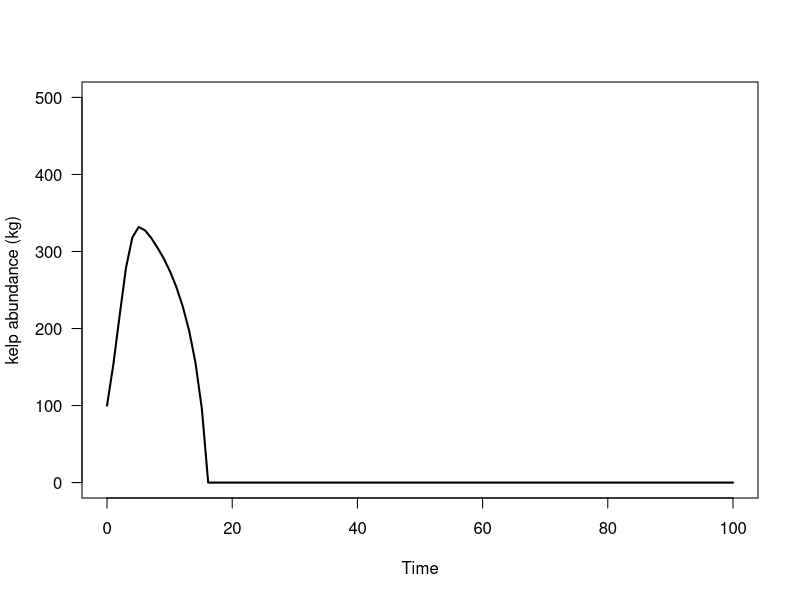
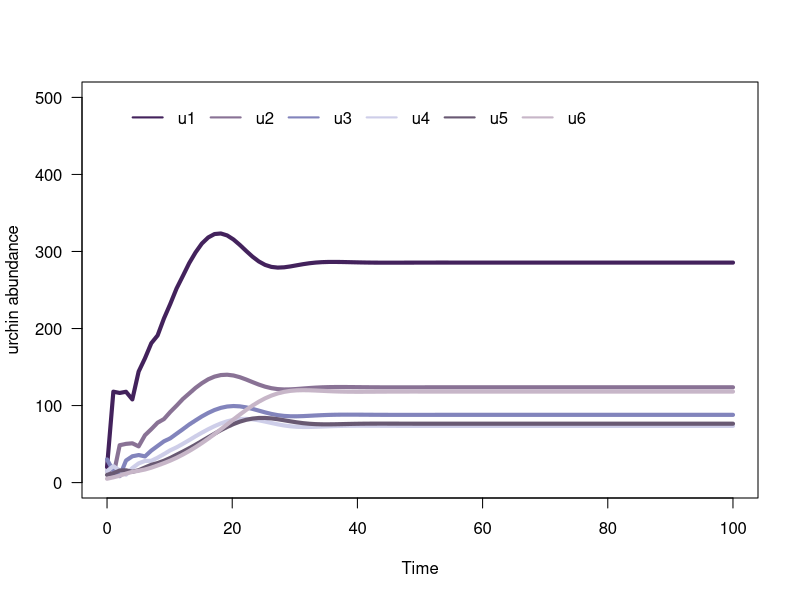
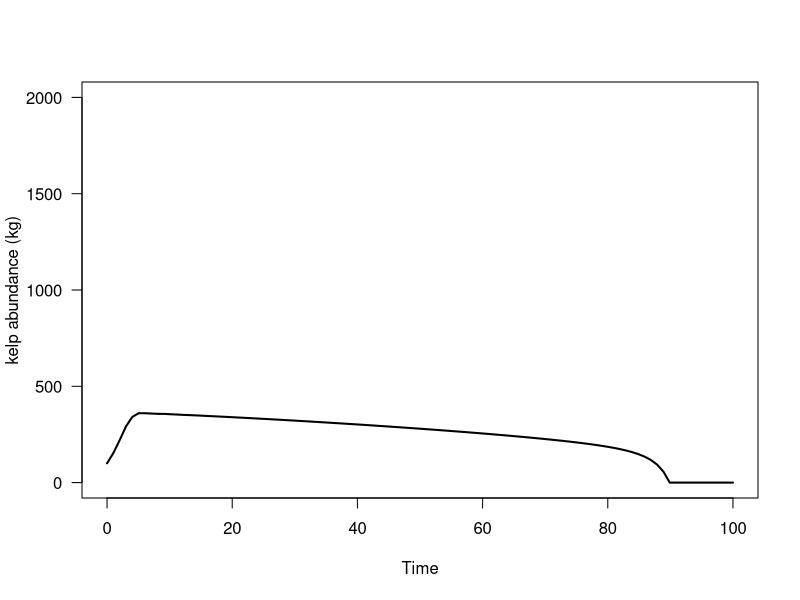
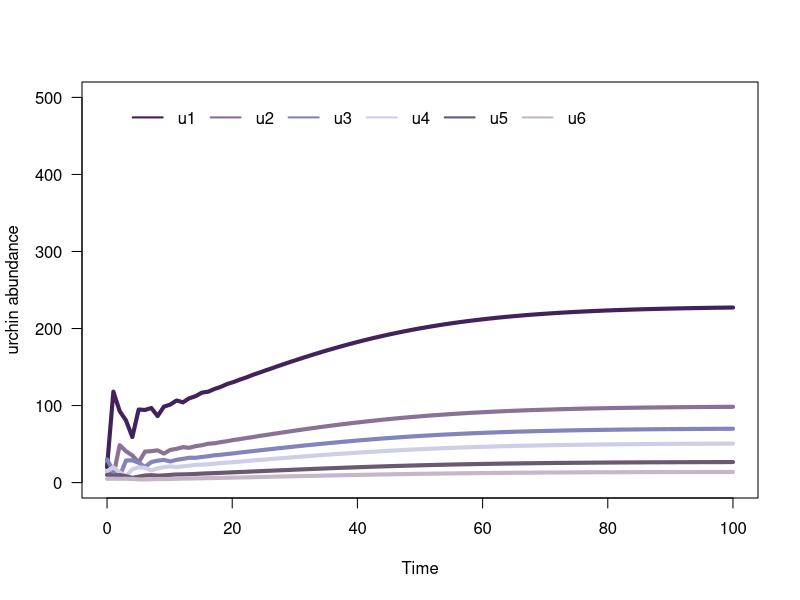
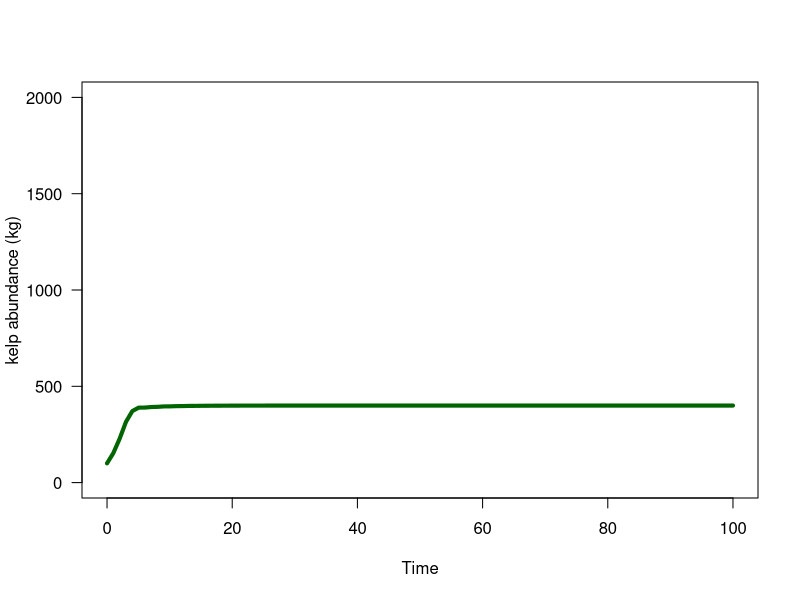
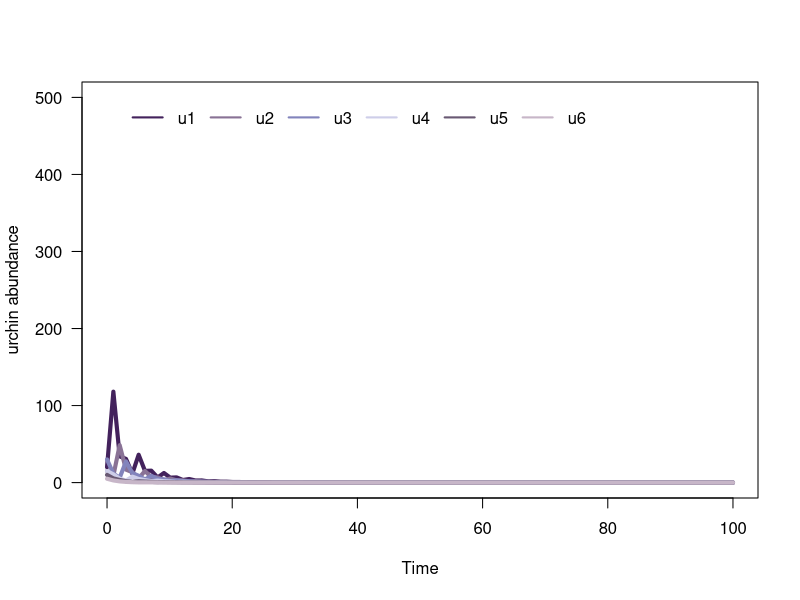
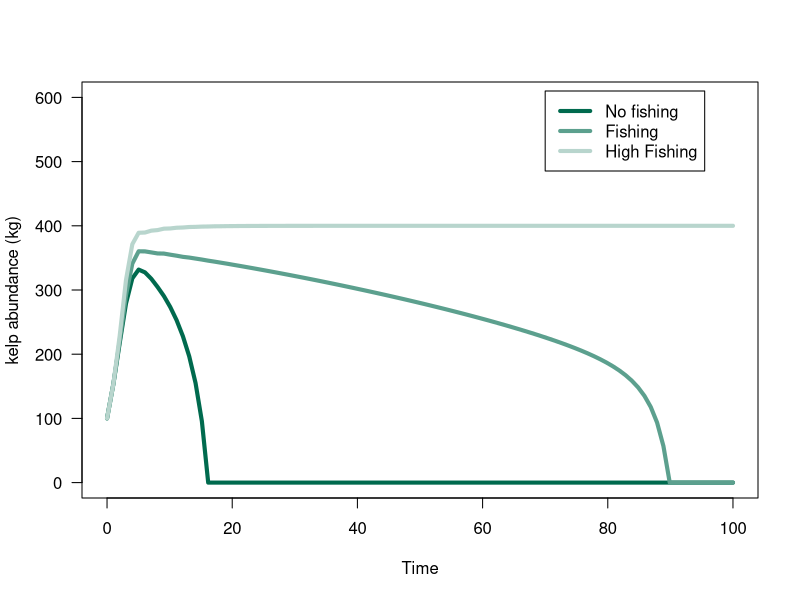

These charts were generated, in order, by the following R code:
#### Mae Rennick
##EEMB595CA
###FINAL Project Code
### Integrative approach to quantifying the conservation potential of urchin removal for kelp restoration



###############Parameters 

K<-400 #Max kelp 
u<-0 #harvest of kelp 
K_u<-400 #max urchins
Ro<-4.5 #growth rate 
a_1<-1.25# unknown regression parameter
a_2<-0.05 #unknown regression parameter
b_1<-.15 #unknown regression parameter
b_2<-0.05 #unknown regression parameter


gamma_1<-.99 #probability of surviving urchins in the N1 size class transitioning to the N2 size class
gamma_2<-.9 #probability of surviving urchins in the N2 size class transitioning to the N3 size class
gamma_3<-0.7 #probability of surviving urchins in the N3 size class transitioning to the N4 size class
gamma_4<-0.5 #probability of surviving urchins in the N4 size class transitioning to the N5 size class
gamma_5<-0.3 #probability of surviving urchins in the N5 size class transitioning to the N6 size class
gamma_6<-0.1 #probability of surviving urchins in the N6 size class dying


b<-.0032674 #consumption parameter from Rennick et al. in review (y intercept)
a<-.009645 #consumption parameter from Rennick et al. in review (slope)

c1<- (1.5*24*365*a)*0.001  #Consumption of urchins in the N1 size class kg/year
c2<- (2.5*24*365*a)*0.001  #Consumption of urchins in the N2 size class kg/year
c3<- (3.5*24*365*a)*0.001  #Consumption of urchins in the N3 size class kg/year
c4<- (4.5*24*365*a)*0.001  #Consumption of urchins in the N4 size class kg/year
c5<- (6.5*24*365*a)*0.001  #Consumption of urchins in the N5 size class kg/year
c6<- (7.5*24*365*a)*0.001  #Consumption of urchins in the N6 size class kg/year

tset <- seq(from = 0, to = 100, length.out = 100) #time steps


dr.simu <- NaN*tset; dr.simu[1] <- 1.6 #empty vector for dr simulation and initial value
dd.simu <- NaN*tset; dr.simu[1] <- 0.2 #empty vector for dd simulation and initial value
du.simu <- NaN*tset; dr.simu[1] <- 0.2 #empty vector for du simulation and initial value for kelp consumption


k.simu <- NaN*tset; k.simu[1] <- 100 #empty vector for k simulation and initial value for kelp
u1.simu <- NaN*tset; u1.simu[1] <- 20 #empty vector for u1 simulation and initial value of N1 urchins
u2.simu <- NaN*tset; u2.simu[1] <- 15 #empty vector for u2 simulation and initial value of N2 urchins
u3.simu <- NaN*tset; u3.simu[1] <- 30 #empty vector for u3 simulation and initial value of N3 urchins
u4.simu <- NaN*tset; u4.simu[1] <- 15 #empty vector for u4 simulation and initial value of N4 urchins
u5.simu <- NaN*tset; u5.simu[1] <- 10 #empty vector for u5 simulation and initial value of N5 urchins
u6.simu <- NaN*tset; u6.simu[1] <- 5 #empty vector for u6 simulation and initial value of N6 urchins


############### MODEL with No fishing #################################################################################################################################################################################################

Z_1<-.9 #annual probability of death+ fishing pressure for N1
Z_2<-.5 #annual probability of death+ fishing pressure for N2
Z_3<-.3 #annual probability of death+ fishing pressure for N3
Z_4<-.3 #annual probability of death+ fishing pressure for N4
Z_5<-.1 #annual probability of death+ fishing pressure for N5
Z_6<-.1 #annual probability of death+ fishing pressure for N6





for(i in 2:100){
  
  # calculate change in time
  dt <- tset[i] - tset[i-1]
  
  # store dummy variables
  dr<-dr.simu[i-1]
  dd<-dd.simu[i-1]
  du<-du.simu[i-1]
  
  k <- k.simu[i-1]
  u1 <- u1.simu[i-1]
  u2 <- u2.simu[i-1]
  u3 <- u3.simu[i-1]
  u4 <- u4.simu[i-1]
  u5 <- u5.simu[i-1]
  u6 <- u6.simu[i-1]
  

  # calculate change in population size for each state variable 

  dr<-a_1+(a_2/2)*(1-cos(pi*2*tset[i]))*dt
  dd<-b_1-b_2*sin(pi*2*tset[i])*dt
  du<-(c1+0.0032674)*u1+
    (c2+0.0032674)*u2+
    (c3+0.0032674)*u3+
    (c4+0.0032674)*u4+
    (c5+0.0032674)*u5+
    (c6+0.0032674)*u6
  
  
  
  dk<- (((1-(k/K))*(dr-dd))*k)-du
  
  
  du1 <- ((Ro*(u4+u5+u6)*(1-((u4+u5+u6)/K_u)))-(gamma_1*exp(-Z_1)*u1))*dt
  du2 <-  ((gamma_1*exp(-Z_1)*u1)+(((1-gamma_2)*exp(-Z_2)*u2)))*dt
  du3 <-  ((gamma_2*exp(-Z_2)*u2)+(((1-gamma_3)*exp(-Z_3)*u3)))*dt
  du4 <-  ((gamma_3*exp(-Z_3)*u3)+(((1-gamma_4)*exp(-Z_4)*u4)))*dt
  du5 <-  ((gamma_4*exp(-Z_4)*u4)+(((1-gamma_5)*exp(-Z_5)*u5)))*dt
  du6 <-  ((gamma_5*exp(-Z_5)*u5)+(((1-gamma_6)*exp(-Z_6)*u6)))*dt
  
  
  # calculate total population size
  
  u1.simu[i]<-du1
  u2.simu[i]<-du2
  u3.simu[i]<-du3
  u4.simu[i]<-du4
  u5.simu[i]<-du5
  u6.simu[i]<-du6
  k.simu[i]<-max(0, k.simu[i-1]+ dk)
  du.simu [i]<-du
  dr.simu [i]<-dr
  dd.simu [i]<-dd
  
}

#Plot kelp biomass through time 

plot(x = tset, y = k.simu, col = 'black', type='l', lwd = 2, las = 1, xlab = 'Time',ylab='kelp abundance (kg)', 
     xlim=c(0,100),
     ylim=c(0,500))

#Plot size-specific urchin abundance through time 

plot(x = tset, y = u1.simu, col = '#43225c', type='l', lwd = 4, las = 1, xlab = 'Time',ylab='urchin abundance', 
     xlim=c(0,100),
     ylim=c(0,500))
lines(x = tset, y = u2.simu, col = '#897295', lwd = 4)
lines(x = tset, y = u3.simu, col = '#8284bc', lwd = 4)
lines(x = tset, y = u4.simu, col = '#cecee9', lwd = 4)
lines(x = tset, y = u5.simu, col = '#695973', lwd = 4)
lines(x = tset, y = u6.simu, col = '#c7b6c8', lwd = 4)
legend(x = max(2)*0.849, y = max(500), legend = c('u1','u2', 'u3','u4','u5', 'u6'),lwd = 2, col =c('#43225c', '#897295', '#8284bc','#cecee9', '#695973', '#c7b6c8' ), horiz=TRUE, bty = "n")


library(dplyr)

library(tidyverse)

## MODEL with mild fishing   #################################################################################################################################################################################################

k.simu_2 <- NaN*tset; k.simu_2[1] <- 100


Z_1_2<-.9 #annual probability of death+ fishing pressure for N1
Z_2_2<-.5 #annual probability of death+ fishing pressure for N2
Z_3_2<-.3 #annual probability of death+ fishing pressure for N3
Z_4_2<-(.3+0.3) #(death rate + fishing pressure)
Z_5_2<-(.1+0.3) #(death rate + fishing pressure)
Z_6_2<-(.1+0.3) #(death rate + fishing pressure)



for(i in 2:100){
  # calculate change in time
  dt <- tset[i] - tset[i-1]
  
  # store dummy variables
  
  dr<-dr.simu[i-1]
  dd<-dd.simu[i-1]
  du<-du.simu[i-1]
  
  k <- k.simu_2[i-1]
  u1 <- u1.simu[i-1]
  u2 <- u2.simu[i-1]
  u3 <- u3.simu[i-1]
  u4 <- u4.simu[i-1]
  u5 <- u5.simu[i-1]
  u6 <- u6.simu[i-1]
  
  
  # calculate change in population size
  
  
  dr<-a_1+(a_2/2)*(1-cos(pi*2*tset[i]))*dt
  dd<-b_1-b_2*sin(pi*2*tset[i])*dt
  du<-(c1+0.0032674)*u1+
    (c2+0.0032674)*u2+
    (c3+0.0032674)*u3+
    (c4+0.0032674)*u4+
    (c5+0.0032674)*u5+
    (c6+0.0032674)*u6
  
  
  
  dk<- (((1-(k/K))*(dr-dd))*k)-du
  
  
  du1 <- ((Ro*(u4+u5+u6)*(1-((u4+u5+u6)/K_u)))-(gamma_1*exp(-Z_1)*u1))*dt
  du2 <-  ((gamma_1*exp(-Z_1_2)*u1)+(((1-gamma_2)*exp(-Z_2_2)*u2)))*dt
  du3 <-  ((gamma_2*exp(-Z_2_2)*u2)+(((1-gamma_3)*exp(-Z_3_2)*u3)))*dt
  du4 <-  ((gamma_3*exp(-Z_3_2)*u3)+(((1-gamma_4)*exp(-Z_4_2)*u4)))*dt
  du5 <-  ((gamma_4*exp(-Z_4_2)*u4)+(((1-gamma_5)*exp(-Z_5_2)*u5)))*dt
  du6 <-  ((gamma_5*exp(-Z_5_2)*u5)+(((1-gamma_6)*exp(-Z_6_2)*u6)))*dt
  
  
  # calculate total population size
  
  u1.simu[i]<-du1
  u2.simu[i]<-du2
  u3.simu[i]<-du3
  u4.simu[i]<-du4
  u5.simu[i]<-du5
  u6.simu[i]<-du6
  k.simu_2 [i]<-max(0, k.simu_2[i-1]+ dk)
  du.simu [i]<-du
  dr.simu [i]<-dr
  dd.simu [i]<-dd
  
}

#Plot kelp biomass through time 

plot(x = tset, y = k.simu_2, col = 'black', type='l', lwd = 2, las = 1, xlab = 'Time',ylab='kelp abundance (kg)', 
     xlim=c(0,100),
     ylim=c(0,2000))


#Plot size-specific urhcin abundance through time

plot(x = tset, y = u1.simu, col = '#43225c', type='l', lwd = 4, las = 1, xlab = 'Time',ylab='urchin abundance', 
     xlim=c(0,100),
     ylim=c(0,500))
lines(x = tset, y = u2.simu, col = '#897295', lwd = 4)
lines(x = tset, y = u3.simu, col = '#8284bc', lwd = 4)
lines(x = tset, y = u4.simu, col = '#cecee9', lwd = 4)
lines(x = tset, y = u5.simu, col = '#695973', lwd = 4)
lines(x = tset, y = u6.simu, col = '#c7b6c8', lwd = 4)
legend(x = max(2)*0.849, y = max(500), legend = c('u1','u2', 'u3','u4','u5', 'u6'),lwd = 2, col =c('#43225c', '#897295', '#8284bc','#cecee9', '#695973', '#c7b6c8' ), horiz=TRUE, bty = "n")




## MODEL with heavy fishing   #################################################################################################################################################################################################
k.simu_3 <- NaN*tset; k.simu_3[1] <- 100

Z_1_3<-.9 #annual probability of death+ fishing pressure for N1
Z_2_3<-.5 #annual probability of death+ fishing pressure for N2
Z_3_3<-(.3+0.69) #(death rate + fishing pressure)
Z_4_3<-(.3+0.69) #(death rate + fishing pressure)
Z_5_3<-(.1+0.89) #(death rate + fishing pressure)
Z_6_3<-(.1+0.89) #(death rate + fishing pressure)



for(i in 2:100){
  # calculate change in time
  dt <- tset[i] - tset[i-1]
  
  # store dummy variables
  
  dr<-dr.simu[i-1]
  dd<-dd.simu[i-1]
  du<-du.simu[i-1]
  
  k <- k.simu_3[i-1]
  u1 <- u1.simu[i-1]
  u2 <- u2.simu[i-1]
  u3 <- u3.simu[i-1]
  u4 <- u4.simu[i-1]
  u5 <- u5.simu[i-1]
  u6 <- u6.simu[i-1]
  
  
  # calculate change in population size
  
  
  #(R*k/((1+((R-1)/(K-(u1*c1+u2*c2+u3*c3+u4*c4+u5*c5+u6*c6))))*k)*dt
  #dk<-((k-((u1*c1+u2*c2+u3*c3+u4*c4+u5*c5+u6*c6)*k))*((exp(c))/(1+d*(k-((u1*c1+u2*c2+u3*c3+u4*c4+u5*c5+u6*c6)*k)))))*dt
  
  
  dr<-a_1+(a_2/2)*(1-cos(pi*2*tset[i]))*dt
  dd<-b_1-b_2*sin(pi*2*tset[i])*dt
  du<-(c1+0.0032674)*u1+
    (c2+0.0032674)*u2+
    (c3+0.0032674)*u3+
    (c4+0.0032674)*u4+
    (c5+0.0032674)*u5+
    (c6+0.0032674)*u6
  
  
  
  dk<- (((1-(k/K))*(dr-dd))*k)-du
  
  
  du1 <- ((Ro*(u4+u5+u6)*(1-((u4+u5+u6)/K_u)))-(gamma_1*exp(-Z_1)*u1))*dt
  du2 <-  ((gamma_1*exp(-Z_1_3)*u1)+(((1-gamma_2)*exp(-Z_2_3)*u2)))*dt
  du3 <-  ((gamma_2*exp(-Z_2_3)*u2)+(((1-gamma_3)*exp(-Z_3_3)*u3)))*dt
  du4 <-  ((gamma_3*exp(-Z_3_3)*u3)+(((1-gamma_4)*exp(-Z_4_3)*u4)))*dt
  du5 <-  ((gamma_4*exp(-Z_4_3)*u4)+(((1-gamma_5)*exp(-Z_5_3)*u5)))*dt
  du6 <-  ((gamma_5*exp(-Z_5_3)*u5)+(((1-gamma_6)*exp(-Z_6_3)*u6)))*dt
  
  
  # calculate total population size
  u1.simu[i]<-du1
  u2.simu[i]<-du2
  u3.simu[i]<-du3
  u4.simu[i]<-du4
  u5.simu[i]<-du5
  u6.simu[i]<-du6
  k.simu_3 [i]<-max(0, k.simu_3[i-1]+ dk)
  du.simu [i]<-du
  dr.simu [i]<-dr
  dd.simu [i]<-dd
  
}

#Plot kelp biomass through time 

plot(x = tset, y = k.simu_3, col = 'dark green', type='l', lwd = 4, las = 1, xlab = 'Time',ylab='kelp abundance (kg)', 
     xlim=c(0,100),
     ylim=c(0,2000))

#Plot size-specific urhcin abundance through time

plot(x = tset, y = u1.simu, col = '#43225c', type='l', lwd = 4, las = 1, xlab = 'Time',ylab='urchin abundance', 
     xlim=c(0,100),
     ylim=c(0,500))
lines(x = tset, y = u2.simu, col = '#897295', lwd = 4)
lines(x = tset, y = u3.simu, col = '#8284bc', lwd = 4)
lines(x = tset, y = u4.simu, col = '#cecee9', lwd = 4)
lines(x = tset, y = u5.simu, col = '#695973', lwd = 4)
lines(x = tset, y = u6.simu, col = '#c7b6c8', lwd = 4)
legend(x = max(2)*0.849, y = max(500), legend = c('u1','u2', 'u3','u4','u5', 'u6'),lwd = 2, col =c('#43225c', '#897295', '#8284bc','#cecee9', '#695973', '#c7b6c8' ), horiz=TRUE, bty = "n")






##################################### Plot with kelp biomass at each level of fishing pressure 



plot(x = tset, y = k.simu, col = '#006a4e', type='l', lwd = 4, las = 1, xlab = 'Time',ylab='kelp abundance (kg)',
     xlim=c(0,100),
     ylim=c(0,600))
lines(x = tset, y = k.simu_2, col = '#5ca08e', lwd = 4)
lines(x = tset, y = k.simu_3, col = '#b8d5cd', lwd = 4)
legend(x = max(100)*0.7, y = max(610), legend = c('No fishing','Fishing', 'High Fishing'),lwd = 4, col =c('#006a4e', '#5ca08e', '#b8d5cd'))

view(k.simu_3)

